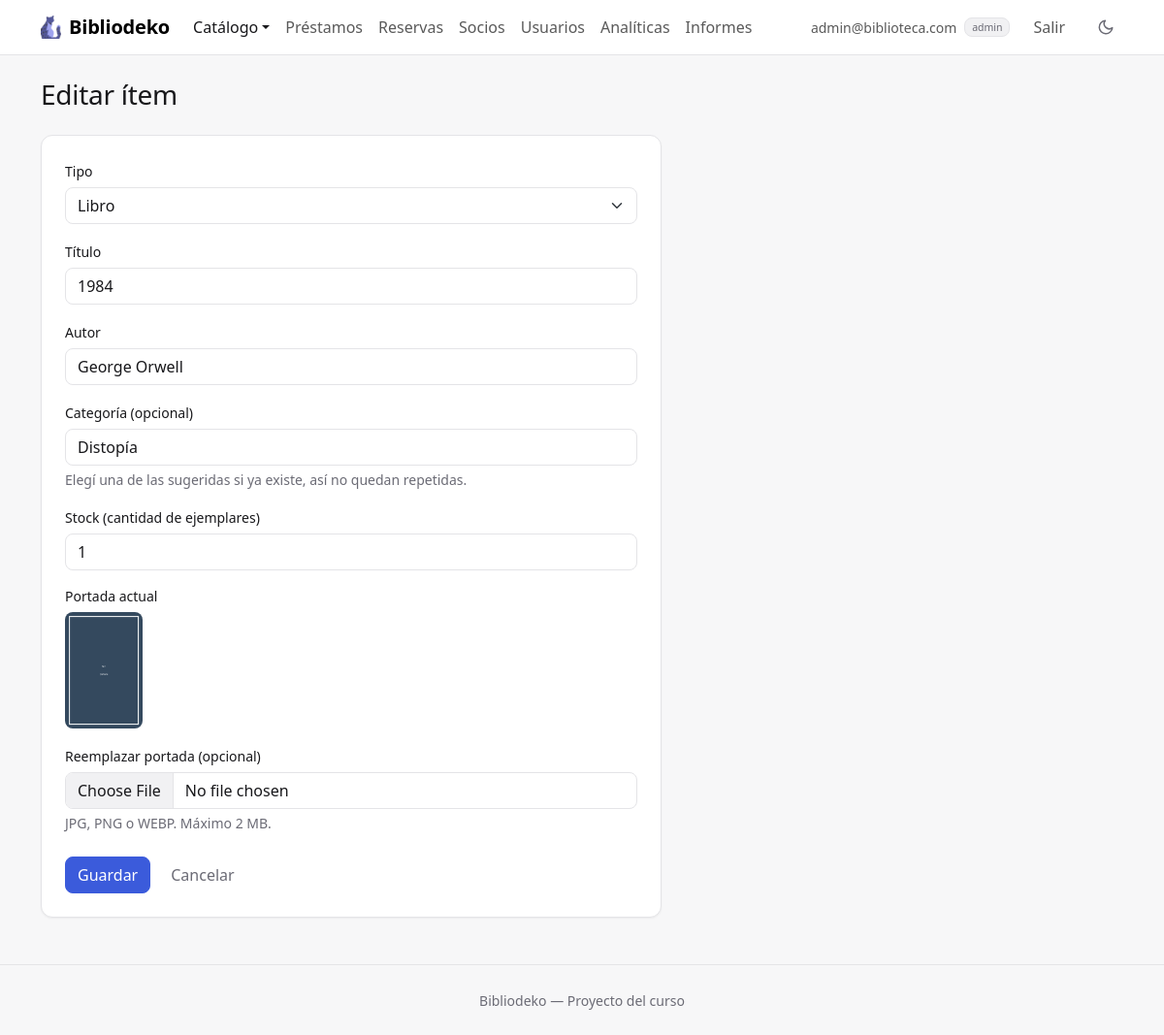
The app's page /index.php?accion=formEditarItem&id=2 (signed in) with its own data.
### tables this page shows
CREATE TABLE IF NOT EXISTS items (
    id        INT AUTO_INCREMENT PRIMARY KEY,
    tipo      ENUM('libro', 'juego', 'proyecto') NOT NULL DEFAULT 'libro',
    titulo    VARCHAR(150) NOT NULL,
    autor     VARCHAR(100) NOT NULL,
    categoria VARCHAR(50)  NULL,
    stock     INT UNSIGNED NOT NULL DEFAULT 1,
    imagen    VARCHAR(100) NOT NULL DEFAULT 'default.png'
);

### controllers/ItemController.php (called while the page is built, shortened)
<?php
require_once __DIR__ . '/../models/Item.php';
function mostrarFormItem($item = null, $error = null) {
    require __DIR__ . '/../views/items/form.php';
}
function formEditarItem() {
    global $pdo;
    $item = Item::buscarPorId($pdo, $_GET['id'] ?? '');
    mostrarFormItem($item);
}

### models/Item.php (called while the page is built, shortened)
<?php
class Item {
    private $tipo;
    private $titulo;
    private $autor;
    private $categoria;
    private $stock;
    private $imagen;
    public function __construct($id, $tipo, $titulo, $autor, $categoria, $stock, $imagen, $prestados, $apartados) {
        $this->tipo = $tipo;
        $this->titulo = $titulo;
        $this->autor = $autor;
        $this->categoria = $categoria;
        $this->stock = $stock;
        $this->imagen = $imagen;
    }
    public function getTipo() { return $this->tipo; }
    public function getTitulo() { return $this->titulo; }
    public function getAutor() { return $this->autor; }
    public function getCategoria() { return $this->categoria; }
    public function getStock() { return $this->stock; }
    public function getImagen() { return $this->imagen; }
    public static function etiquetaAutor($tipo) {
        if ($tipo === 'libro') {
            return 'Autor';
        }
        return $tipo === '' ? 'Autor o creador' : 'Creador';
    }
    private static function selectConUso() {
        return "
            SELECT i.*,
                   (SELECT COUNT(*) FROM prestamos p WHERE p.item_id = i.id AND p.estado = 'activo') AS prestados,
                   (SELECT COUNT(*) FROM reservas r WHERE r.item_id = i.id AND " . Reserva::LISTA_VIGENTE . ") AS apartados
            FROM items i
        ";
    }
    private static function desdeFila($f) {
        return new Item($f['id'], $f['tipo'], $f['titulo'], $f['autor'], $f['categoria'], $f['stock'], $f['imagen'], $f['prestados'], $f['apartados']);
    }
    public static function buscarPorId($pdo, $id) {
        $stmt = $pdo->prepare(self::selectConUso() . ' WHERE i.id = ?');
        $stmt->execute([date('Y-m-d'), $id]);
        $f = $stmt->fetch();
        return $f ? self::desdeFila($f) : null;
    }
}

### views/items/form.php (the view, shortened to what this page needs)
<?php
$tituloPagina = isset($item) ? 'Editar ítem' : 'Nuevo ítem';
require __DIR__ . '/../header.php';
?>
<div class="encabezado">
  <h1 class="h3"><?= htmlspecialchars($tituloPagina) ?></h1>
</div>
<?php
$tipoElegido = $_POST['tipo'] ?? (isset($item) ? $item->getTipo() : 'libro');
$titulo      = $_POST['titulo'] ?? (isset($item) ? $item->getTitulo() : '');
$autor       = $_POST['autor'] ?? (isset($item) ? $item->getAutor() : '');
$categoria   = $_POST['categoria'] ?? (isset($item) ? ($item->getCategoria() ?? '') : '');
$stock       = $_POST['stock'] ?? (isset($item) ? $item->getStock() : '1');
?>
<div class="card ancho-formulario">
  <div class="card-body p-4">
    <form method="POST"
      action="index.php?accion=<?= isset($item) ? 'editarItem' : 'crearItem' ?>"
      enctype="multipart/form-data">
      <div class="mb-3">
        <label class="form-label" for="tipo">Tipo</label>
        <select id="tipo" name="tipo" class="form-select" required>
          <?php foreach (Item::TIPOS as $tipo): ?>
            <option value="<?= htmlspecialchars($tipo) ?>" <?= $tipo === $tipoElegido ? 'selected' : '' ?>><?= htmlspecialchars(ucfirst($tipo)) ?></option>
          <?php endforeach; ?>
        </select>
      </div>
      <div class="mb-3">
        <label class="form-label" for="titulo">Título</label>
        <input type="text" id="titulo" name="titulo" class="form-control" required maxlength="150" value="<?= htmlspecialchars($titulo) ?>">
      </div>
      <div class="mb-3">
        <label class="form-label" for="autor" id="etiqueta-autor"><?= htmlspecialchars(Item::etiquetaAutor($tipoElegido)) ?></label>
        <input type="text" id="autor" name="autor" class="form-control" required maxlength="100" value="<?= htmlspecialchars($autor) ?>">
      </div>
      <div class="mb-3">
        <label class="form-label" for="categoria">Categoría (opcional)</label>
        <input type="text" id="categoria" name="categoria" class="form-control" maxlength="50" placeholder="Novela, Estrategia, Robótica..."
          list="categorias" autocomplete="off" value="<?= htmlspecialchars($categoria) ?>">
        <div class="form-text">Elegí una de las sugeridas si ya existe, así no quedan repetidas.</div>
      </div>
      <div class="mb-3">
        <label class="form-label" for="stock">Stock (cantidad de ejemplares)</label>
        <input type="number" id="stock" name="stock" class="form-control" min="1" max="9999" step="1" required
          value="<?= htmlspecialchars($stock) ?>">
      </div>
      <?php if (isset($item)): ?>
        <div class="mb-2">
          <p class="form-label">Portada actual</p>
          <img src="uploads/<?= htmlspecialchars($item->getImagen()) ?>" alt="" width="80" class="rounded mb-2">
        </div>
      <?php endif; ?>
      <div class="mb-3">
        <label class="form-label" for="imagen">
          <?= isset($item) ? 'Reemplazar portada (opcional)' : 'Portada (opcional)' ?>
        </label>
        <input type="file" id="imagen" name="imagen" class="form-control" accept=".jpg,.jpeg,.png,.webp">
        <div class="form-text">JPG, PNG o WEBP. Máximo 2&nbsp;MB.</div>
      </div>
      <div class="d-flex gap-2 pt-2">
        <button type="submit" class="btn btn-primary">Guardar</button>
        <a href="index.php?accion=listarItems" class="btn btn-link">Cancelar</a>
      </div>
    </form>
  </div>
</div>
<?php require __DIR__ . '/../footer.php'; ?>

### assets/css/estilo.css (style rules this page uses)
:root, [data-bs-theme="light"] { --acento-rgb: 59, 91, 219; --acento-hover-rgb: 47, 74, 192; --color-sobre-acento: #ffffff; --color-fondo: #f7f7f8; --color-superficie: #ffffff; --color-superficie-2: #f1f1f3; --color-texto: #18181b; --color-texto-suave: #6b6b75; --color-borde: #e4e4e7; --sombra: 0 1px 2px rgba(24, 24, 27, .05); --sombra-elevada: 0 8px 24px rgba(24, 24, 27, .08); --grafico-devuelto: #8fa3ec; --grafico-vencido: #dc2626; --grafico-tarde: #e0a100; }
:root { --fuente-base: system-ui, -apple-system, "Segoe UI", Roboto, "Helvetica Neue", Arial, sans-serif; --radio: .5rem; --radio-grande: .75rem; --alto-campo: 38px; --proporcion-portada: 3 / 4; }
:root, [data-bs-theme="light"], [data-bs-theme="dark"] { --color-acento: rgb(var(--acento-rgb)); --color-acento-hover: rgb(var(--acento-hover-rgb)); --color-acento-suave: rgba(var(--acento-rgb), .12); --bs-body-font-family: var(--fuente-base); --bs-body-bg: var(--color-superficie); --bs-body-color: var(--color-texto); --bs-emphasis-color: var(--color-texto); --bs-secondary-color: var(--color-texto-suave); --bs-secondary-bg: var(--color-superficie-2); --bs-tertiary-bg: var(--color-superficie-2); --bs-border-color: var(--color-borde); --bs-border-radius: var(--radio); --bs-border-radius-lg: var(--radio-grande); --bs-primary-rgb: var(--acento-rgb); --bs-link-color-rgb: var(--acento-rgb); --bs-link-hover-color-rgb: var(--acento-hover-rgb); --bs-focus-ring-color: rgba(var(--acento-rgb), .25); }
body { background-color: var(--color-fondo); -webkit-font-smoothing: antialiased; }
h1, h2, h3, h4, h5, h6 { font-weight: 600; letter-spacing: -.01em; }
a { text-decoration: none; }
.encabezado { display: flex; flex-wrap: wrap; justify-content: space-between; align-items: center; gap: .75rem; margin-bottom: 1.5rem; }
.encabezado h1 { margin-bottom: 0; }
.btn { font-weight: 500; }
.btn-primary { --bs-btn-color: var(--color-sobre-acento); --bs-btn-bg: var(--color-acento); --bs-btn-border-color: var(--color-acento); --bs-btn-hover-color: var(--color-sobre-acento); --bs-btn-hover-bg: var(--color-acento-hover); --bs-btn-hover-border-color: var(--color-acento-hover); --bs-btn-active-color: var(--color-sobre-acento); --bs-btn-active-bg: var(--color-acento-hover); --bs-btn-active-border-color: var(--color-acento-hover); --bs-btn-disabled-bg: var(--color-acento); --bs-btn-disabled-border-color: var(--color-acento); --bs-btn-focus-shadow-rgb: var(--acento-rgb); }
.btn-link { --bs-btn-color: var(--color-texto-suave); --bs-btn-hover-color: var(--color-texto); --bs-btn-active-color: var(--color-texto); text-decoration: none; }
.form-label { font-weight: 500; font-size: .875rem; margin-bottom: .375rem; }
.card { --bs-card-bg: var(--color-superficie); --bs-card-border-color: var(--color-borde); --bs-card-border-radius: var(--radio-grande); --bs-card-inner-border-radius: calc(var(--radio-grande) - 1px); --bs-card-cap-bg: transparent; box-shadow: var(--sombra); }
.ancho-formulario { max-width: 40rem; }

### records on screen
items: tipo "Libro", titulo "1984", tipo "Autor", autor "George Orwell", categoria "Distopía", stock "1", imagen (placeholder picture)

### other values on screen
$_SESSION['usuario']['email'] "admin@biblioteca.com"
$_SESSION['usuario']['rol'] "admin"
$tituloPagina "Editar ítem"
